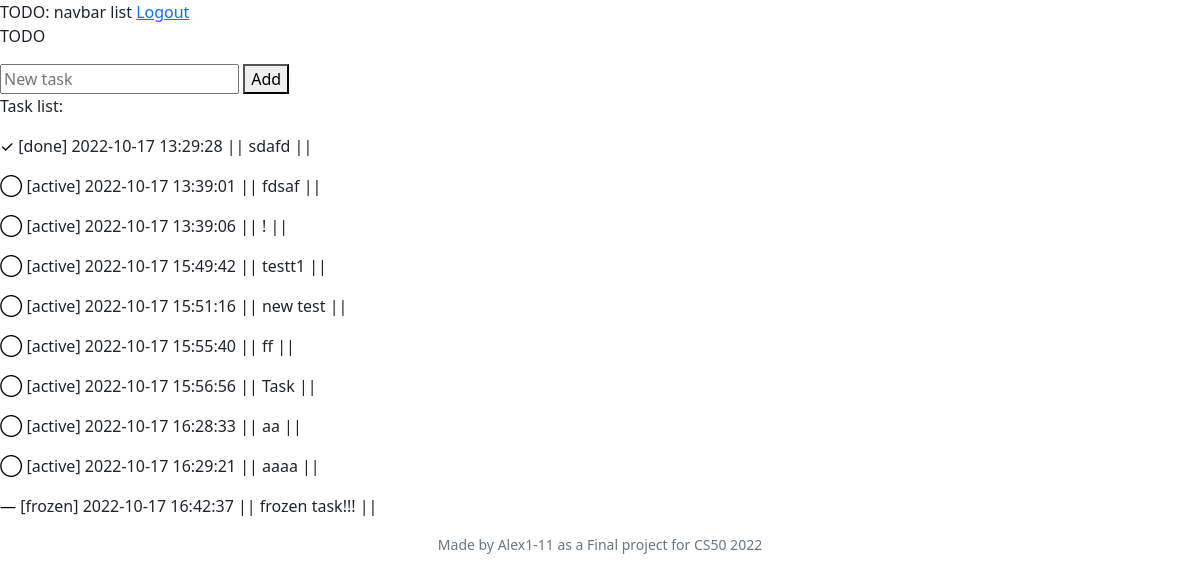
Page / (signed in) on the earlier database version.
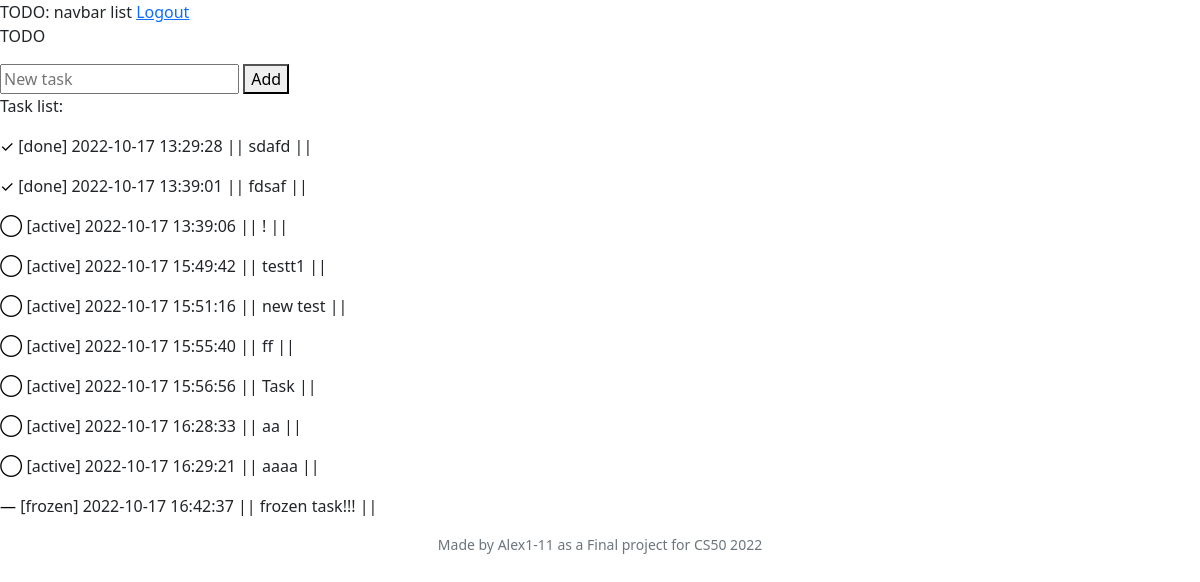
Same page on the later database version.
### models.py (models this page shows)
class Task(Base):
    __tablename__ = "tasks"
    id = Column(Integer, primary_key=True)
    created = Column(DateTime(), default=func.now())
    user_id = Column(Integer, ForeignKey("users.id"))
    title = Column(String(100), nullable=False)
    status = Column(String, default="active")
    priority = Column(Integer, default=0)
    date = Column(String)
    datetime = Column(String)
    context_id = Column(Integer, ForeignKey("contexts.id"))
    project_id = Column(Integer, ForeignKey("projects.id"))
    note = Column(String)
    parent_id = Column(Integer, ForeignKey("tasks.id"))
    repeat = Column(String)
    tags = relationship(
        "Tag", secondary=task_tags, back_populates="tasks"
    )

### app.py (the view)
@app.route("/", methods=["GET", "POST"])
@login_required
def index():
    if request.method == "POST":
        if request.form.get("task_new"):
            with DbSession.begin() as db:
                task_new = Task(
                    title=request.form.get("task_new"),
                    user_id=session["user_id"],
                )
                db.add(task_new)
            return redirect("/")
        if request.form.get("task_mark"):
            with DbSession.begin() as db:
                task = db.execute(
                    select(Task)
                    .where(Task.id == request.form["task_mark"])
                ).scalars().first()
                print('>>>', task)
                print(task.id, task.status)
                if task.status == "done":
                    db.execute(
                        update(Task)
                        .where(Task.id == task.id)
                        .values(status="active")
                    )
                elif task.status == "active":
                    db.execute(
                        update(Task)
                        .where(Task.id == task.id)
                        .values(status="done")
                    )
            return redirect("/")
    else:
        with DbSession.begin() as db:
            tasks = db.execute(select(Task)).scalars().all()
            if tasks:
                return render_template("index.html", tasks=tasks)
            else:
                flash("No tasks left")
                return render_template("index.html")

### app.py (called while the page is built)
@app.after_request
def after_request(response):
    response.headers["Cache-Control"] = "no-cache, no-store, must-revalidate"
    response.headers["Expires"] = 0
    response.headers["Pragma"] = "no-cache"
    return response

def login_required(f):
    @wraps(f)
    def decorated_function(*args, **kwargs):
        if session.get("user_id") is None:
            return redirect("/login")
        return f(*args, **kwargs)
    return decorated_function

### templates/index.html (shortened to what this page needs)
{% extends "layout.html" %}
{% block main %}
    <p>TODO</p>
    <form action="/" method="POST">
        <div>
            <input autocomplete="off" id="task_new" name="task_new" placeholder="New task" type="text">
            <button type="submit">Add</button>
        </div>
    </form>
    <div>
        <p>Task list:</p>
        {% for task in tasks %}
            <p>
                <form action="/" method="POST">
                    <span>[{{ task.status }}] {{ task.created }} || {{ task.title }} ||</span>
                </form>
            </p>
        {% endfor %}
    </div>
{% endblock %}

### templates/layout.html (shortened to what this page needs)
<!DOCTYPE html>
<html lang="en">
    <head>
        <link href="https://cdn.jsdelivr.net/npm/bootstrap@5.2.2/dist/css/bootstrap.min.css" rel="stylesheet">
        <link href="/static/styles.css" rel="stylesheet">
    </head>
    <body>
        <div>
            {% if session["user_id"] %}
                TODO: navbar list
                <a href="/logout">Logout</a>
            {% else %}
                <a href="/register">Register</a>
                <a href="/login">Log in</a>
            {% endif %}
        </div>
        <main class="">
            {% block main %}{% endblock %}
        </main>
        <footer class="mb-5 small text-center text-muted">
            Made by Alex1-11 as a Final project for CS50 2022
        </footer>
    </body>
</html>

Differences in the rows shown:
changed Task "fdsaf": status "active" → "done"
